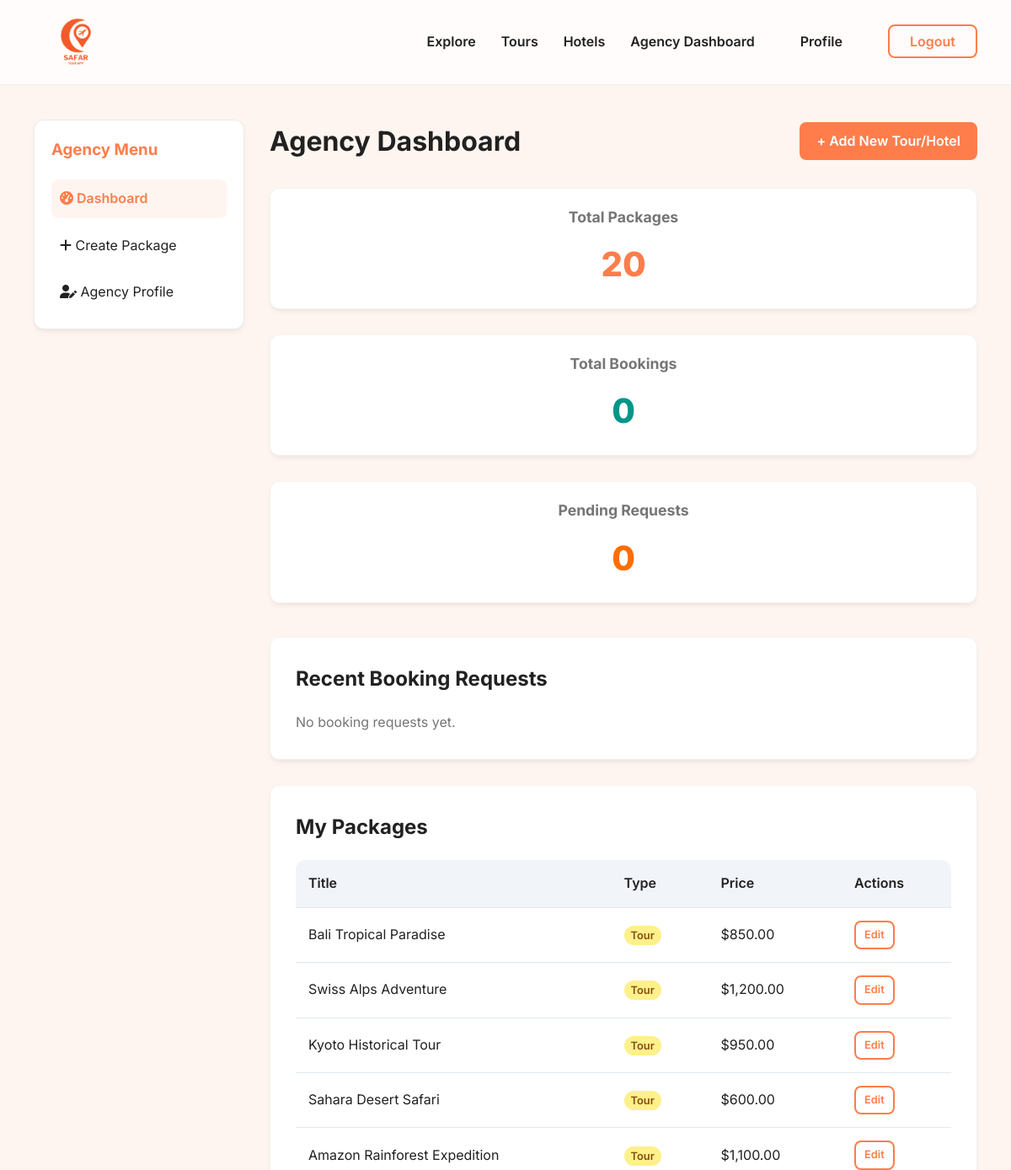
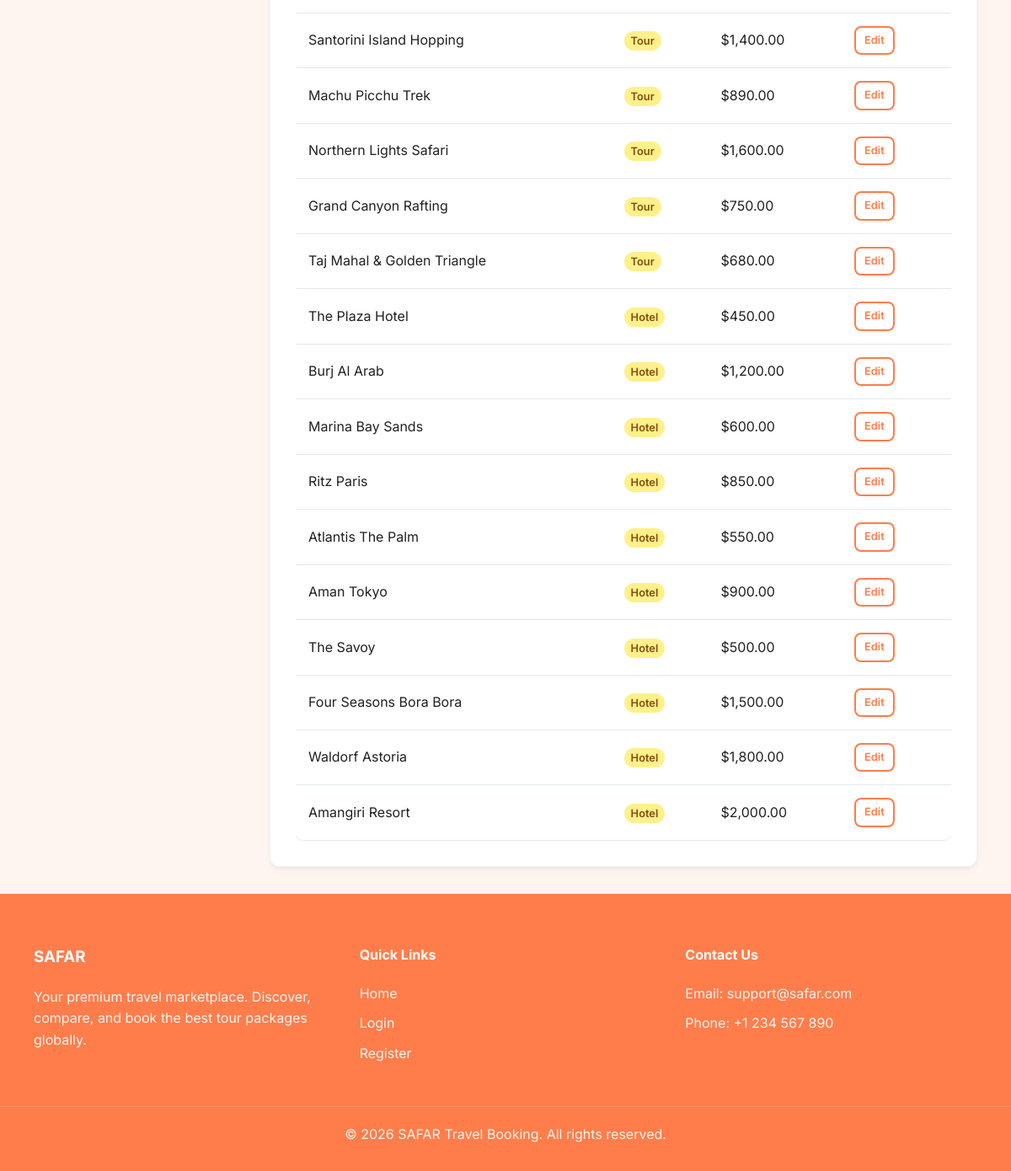
/dashboard/agency.php (signed in), run on the app's committed database (2 pictures, top to bottom).
### tables this page shows
CREATE TABLE IF NOT EXISTS packages (
    id INT AUTO_INCREMENT PRIMARY KEY,
    agency_id INT NOT NULL,
    title VARCHAR(200) NOT NULL,
    location VARCHAR(150) NOT NULL,
    price DECIMAL(10, 2) NOT NULL,
    description TEXT NOT NULL,
    image_url VARCHAR(255),
    created_at TIMESTAMP DEFAULT CURRENT_TIMESTAMP,
    FOREIGN KEY (agency_id) REFERENCES agencies(id) ON DELETE CASCADE
);

### dashboard/agency.php (the view, shortened to what this page needs)
<?php
require_once '../includes/db.php';
$user_id = $_SESSION['user_id'];
$stmt = $pdo->prepare("SELECT id, status FROM agencies WHERE user_id = ?");
$stmt->execute([$user_id]);
$agency = $stmt->fetch();
$agency_id = $agency['id'];
$is_verified = $agency['status'] === 'verified';
$stmt = $pdo->prepare("SELECT * FROM packages WHERE agency_id = ? ORDER BY created_at DESC");
$stmt->execute([$agency_id]);
$packages = $stmt->fetchAll();
$stmt = $pdo->prepare("
    SELECT b.id as booking_id, b.status, b.booking_date, p.title, u.name as traveler_name, u.email as traveler_email
    FROM bookings b
    JOIN packages p ON b.package_id = p.id
    JOIN users u ON b.traveler_id = u.id
    WHERE p.agency_id = ?
    ORDER BY b.booking_date DESC
");
$stmt->execute([$agency_id]);
$bookings = $stmt->fetchAll();
$total_packages = $pdo->prepare("SELECT COUNT(*) FROM packages WHERE agency_id = ?");
$total_packages->execute([$agency_id]);
$total_packages = $total_packages->fetchColumn();
$total_bookings = $pdo->prepare("SELECT COUNT(*) FROM bookings b JOIN packages p ON b.package_id = p.id WHERE p.agency_id = ?");
$total_bookings->execute([$agency_id]);
$total_bookings = $total_bookings->fetchColumn();
$pending_bookings = $pdo->prepare("SELECT COUNT(*) FROM bookings b JOIN packages p ON b.package_id = p.id WHERE p.agency_id = ? AND b.status = 'pending'");
$pending_bookings->execute([$agency_id]);
$pending_bookings = $pending_bookings->fetchColumn();
require_once '../includes/header.php';
?>
<div class="container my-4" style="display: flex; gap: 30px; align-items: flex-start;">
    <aside style="width: 250px; background: var(--white); border-radius: var(--radius); padding: 20px; box-shadow: var(--shadow-sm); border: 1px solid var(--glass-border);">
        <h3 style="margin-bottom: 20px; color: var(--primary);">Agency Menu</h3>
        <ul style="list-style: none; padding: 0;">
            <li style="margin-bottom: 10px;">
                <a href="agency.php" style="display: block; padding: 10px; border-radius: 8px; background: var(--bg-light); color: var(--primary); font-weight: 600;"><i class="fas fa-tachometer-alt"></i> Dashboard</a>
            </li>
            <?php if ($is_verified): ?>
            <li style="margin-bottom: 10px;">
                <a href="manage-package.php" style="display: block; padding: 10px; border-radius: 8px; color: var(--text-main); transition: var(--transition);"><i class="fas fa-plus"></i> Create Package</a>
            </li>
            <?php endif; ?>
            <li>
                <a href="../profile.php" style="display: block; padding: 10px; border-radius: 8px; color: var(--text-main); transition: var(--transition);"><i class="fas fa-user-edit"></i> Agency Profile</a>
            </li>
        </ul>
    </aside>
    <div style="flex: 1;">
        <div style="display: flex; justify-content: space-between; align-items: center; margin-bottom: 30px;">
            <h1>Agency Dashboard</h1>
            <?php if ($is_verified): ?>
                <a href="manage-package.php" class="btn">+ Add New Tour/Hotel</a>
            <?php endif; ?>
        </div>
        <div class="grid" style="grid-template-columns: repeat(3, 1fr); margin-bottom: 40px; text-align: center;">
            <div class="card" style="padding: 20px;">
                <h3 style="color: var(--text-muted); font-size: 1.1rem; margin-bottom: 10px;">Total Packages</h3>
                <p style="font-size: 2.5rem; color: var(--primary); font-weight: 800;"><?php echo $total_packages; ?></p>
            </div>
            <div class="card" style="padding: 20px;">
                <h3 style="color: var(--text-muted); font-size: 1.1rem; margin-bottom: 10px;">Total Bookings</h3>
                <p style="font-size: 2.5rem; color: var(--secondary); font-weight: 800;"><?php echo $total_bookings; ?></p>
            </div>
            <div class="card" style="padding: 20px;">
                <h3 style="color: var(--text-muted); font-size: 1.1rem; margin-bottom: 10px;">Pending Requests</h3>
                <p style="font-size: 2.5rem; color: var(--accent); font-weight: 800;"><?php echo $pending_bookings; ?></p>
            </div>
        </div>
        <div class="grid" style="grid-template-columns: 1fr; gap: 30px;">
            <div class="card" style="padding: 30px;">
                <h2 style="margin-bottom: 20px;">Recent Booking Requests</h2>
                <?php if (count($bookings) > 0): ?>
                    <div class="table-responsive">
                        <table class="table">
                            <thead>
                                <tr>
                                    <th>Traveler</th>
                                    <th>Package</th>
                                    <th>Status</th>
                                    <th>Action</th>
                                </tr>
                            </thead>
                            <tbody>
                                <?php foreach ($bookings as $booking): ?>
                                    <tr>
                                        <td>
                                            <?php echo htmlspecialchars($booking['traveler_name']); ?><br>
                                            <small><a href="mailto:<?php echo htmlspecialchars($booking['traveler_email']); ?>"><?php echo htmlspecialchars($booking['traveler_email']); ?></a></small>
                                        </td>
                                        <td><?php echo htmlspecialchars($booking['title']); ?></td>
                                        <td>
                                            <span class="badge badge-<?php echo strtolower($booking['status']); ?>">
                                                <?php echo ucfirst($booking['status']); ?>
                                            </span>
                                        </td>
                                        <td>
                                            <?php if ($booking['status'] === 'pending'): ?>
                                                <form method="POST" action="" style="display: inline-flex; gap: 5px;">
                                                    <input type="hidden" name="booking_id" value="<?php echo $booking['booking_id']; ?>">
                                                    <button type="submit" name="action" value="approve" class="btn" style="background: #10b981; padding: 5px 10px; font-size: 0.8rem;">Approve</button>
                                                    <button type="submit" name="action" value="reject" class="btn btn-danger" style="padding: 5px 10px; font-size: 0.8rem;">Reject</button>
                                                </form>
                                            <?php else: ?>
                                                <span style="color: var(--text-muted); font-size: 0.8rem;">No action needed</span>
                                            <?php endif; ?>
                                        </td>
                                    </tr>
                                <?php endforeach; ?>
                            </tbody>
                        </table>
                    </div>
                <?php else: ?>
                    <p style="color: var(--text-muted);">No booking requests yet.</p>
                <?php endif; ?>
            </div>
            <div class="card" style="padding: 30px;">
                <h2 style="margin-bottom: 20px;">My Packages</h2>
                <?php if (count($packages) > 0): ?>
                    <div class="table-responsive">
                        <table class="table">
                            <thead>
                                <tr>
                                    <th>Title</th>
                                    <th>Type</th>
                                    <th>Price</th>
                                    <th>Actions</th>
                                </tr>
                            </thead>
                            <tbody>
                                <?php foreach ($packages as $pkg): ?>
                                    <tr>
                                        <td><?php echo htmlspecialchars($pkg['title']); ?></td>
                                        <td><span class="badge badge-pending"><?php echo ucfirst($pkg['type'] ?? 'Tour'); ?></span></td>
                                        <td>$<?php echo number_format($pkg['price'], 2); ?></td>
                                        <td>
                                            <a href="manage-package.php?edit=<?php echo $pkg['id']; ?>" class="btn btn-outline" style="padding: 5px 10px; font-size: 0.8rem;">Edit</a>
                                        </td>
                                    </tr>
                                <?php endforeach; ?>
                            </tbody>
                        </table>
                    </div>
                <?php else: ?>
                    <p style="color: var(--text-muted);">You haven't added any packages yet.</p>
                <?php endif; ?>
            </div>
        </div>
    </div>
</div>
<?php require_once '../includes/footer.php'; ?>

### includes/header.php (shortened to what this page needs)
<!DOCTYPE html>
<html lang="en">
<head>
    <link rel="stylesheet" href="https://cdnjs.cloudflare.com/ajax/libs/font-awesome/6.5.1/css/all.min.css">
    <link rel="stylesheet" href="<?php echo BASE_URL; ?>/assets/css/style.css?v=<?php echo time(); ?>">
</head>
<body>
    <nav class="navbar glass" id="main-nav">
        <div class="container nav-container">
            <a href="<?php echo BASE_URL; ?>/" class="brand" style="display: flex; align-items: center;">
                <img src="<?php echo BASE_URL; ?>/assets/images/logo.png" alt="SAFAR Logo" style="height: 100px; width: auto; transition: transform 0.3s ease;">
            </a>
            <ul class="nav-links">
                <li><a href="<?php echo BASE_URL; ?>/explore.php">Explore</a></li>
                <li><a href="<?php echo BASE_URL; ?>/explore.php?type=tour">Tours</a></li>
                <li><a href="<?php echo BASE_URL; ?>/explore.php?type=hotel">Hotels</a></li>
                <?php if (isset($_SESSION['user_id'])): ?>
                    <?php if ($_SESSION['user_role'] === 'traveler'): ?>
                        <li><a href="<?php echo BASE_URL; ?>/dashboard/traveler.php">My Bookings</a></li>
                    <?php elseif ($_SESSION['user_role'] === 'agency'): ?>
                        <li><a href="<?php echo BASE_URL; ?>/dashboard/agency.php">Agency Dashboard</a></li>
                    <?php elseif ($_SESSION['user_role'] === 'admin'): ?>
                        <li><a href="<?php echo BASE_URL; ?>/admin/index.php">Admin Panel</a></li>
                    <?php endif; ?>
                    <li><a href="<?php echo BASE_URL; ?>/profile.php" class="nav-btn">Profile</a></li>
                    <li><a href="<?php echo BASE_URL; ?>/logout.php" class="nav-btn btn-outline-nav">Logout</a></li>
                <?php else: ?>
                    <li><a href="<?php echo BASE_URL; ?>/login.php" class="nav-btn btn-outline-nav">Log In</a></li>
                    <li><a href="<?php echo BASE_URL; ?>/signup.php" class="nav-btn btn-gradient-nav">Sign Up</a></li>
                <?php endif; ?>
            </ul>
        </div>
    </nav>
    <main class="main-content">

### includes/footer.php (shortened to what this page needs)
    </main>
    <footer class="footer">
        <div class="container footer-content">
            <div class="footer-brand">
                <h3>SAFAR</h3>
                <p>Your premium travel marketplace. Discover, compare, and book the best tour packages globally.</p>
            </div>
            <div class="footer-links">
                <h4>Quick Links</h4>
                <ul>
                    <li><a href="<?php echo BASE_URL; ?>/">Home</a></li>
                    <li><a href="<?php echo BASE_URL; ?>/login.php">Login</a></li>
                    <li><a href="<?php echo BASE_URL; ?>/signup.php">Register</a></li>
                </ul>
            </div>
            <div class="footer-contact">
                <h4>Contact Us</h4>
                <p>Email: support@safar.com</p>
                <p>Phone: +1 234 567 890</p>
            </div>
        </div>
        <div class="footer-bottom">
            <p>&copy; <?php echo date("Y"); ?> SAFAR Travel Booking. All rights reserved.</p>
        </div>
    </footer>
</body>
</html>

### assets/css/style.css (style rules this page uses)
:root { --primary: #FF7D4B; --primary-dark: #E66A3D; --secondary: #009688; --accent: #FF6D00; --bg-light: #FFF5F0; --text-main: #212121; --text-muted: #757575; --white: #ffffff; --card-bg: rgba(255, 255, 255, 0.95); --glass-border: rgba(0, 0, 0, 0.08); --shadow-sm: 0 4px 6px -1px rgba(0, 0, 0, 0.05), 0 2px 4px -1px rgba(0, 0, 0, 0.03); --shadow-lg: 0 20px 25px -5px rgba(0, 0, 0, 0.1), 0 10px 10px -5px rgba(0, 0, 0, 0.04); --radius: 12px; --transition: all 0.3s ease; }
* { margin: 0; padding: 0; box-sizing: border-box; }
body { font-family: 'Inter', sans-serif; background-color: var(--bg-light); color: var(--text-main); line-height: 1.6; display: flex; flex-direction: column; min-height: 100vh; }
.container { max-width: 1200px; margin: 0 auto; padding: 0 40px; }
a { text-decoration: none; color: inherit; }
ul { list-style: none; }
img { max-width: 100%; display: block; }
.glass { background: rgba(255, 255, 255, 0.7); backdrop-filter: blur(15px); -webkit-backdrop-filter: blur(15px); border-bottom: 1px solid rgba(0, 0, 0, 0.05); }
.my-4 { margin: 2rem 0; }
.btn { display: inline-block; padding: 10px 20px; border-radius: 8px; background-color: var(--primary); color: var(--white); font-weight: 600; border: none; cursor: pointer; transition: var(--transition); text-align: center; }
.btn-outline { background-color: transparent; border: 2px solid var(--primary); color: var(--primary); }
.navbar { position: fixed; top: 0; left: 0; right: 0; z-index: 1000; padding: 0; transition: all 0.3s ease; }
.nav-container { display: flex; justify-content: space-between; align-items: center; }
.brand { font-size: 1.8rem; font-weight: 800; color: var(--primary); letter-spacing: -0.5px; }
.nav-links { display: flex; gap: 30px; align-items: center; }
.nav-links > li > a { font-weight: 600; color: var(--text-main); transition: var(--transition); position: relative; }
.nav-links > li > a:not(.nav-btn)::after { content: ''; position: absolute; width: 0; height: 2px; bottom: -5px; left: 0; background-color: var(--primary); transition: width 0.3s ease; }
.nav-btn { padding: 8px 24px; border-radius: 8px; font-weight: 600; transition: all 0.3s ease; }
.btn-outline-nav { border: 2px solid var(--primary); color: var(--primary) !important; background: transparent; }
.main-content { flex: 1; padding-top: 110px; }
.grid { display: flex; flex-wrap: wrap; justify-content: center; gap: 30px; width: 100%; }
.card { background: var(--card-bg); border-radius: var(--radius); overflow: hidden; box-shadow: var(--shadow-sm); transition: var(--transition); border: 1px solid rgba(0,0,0,0.05); display: flex; flex-direction: column; width: 100%; max-width: 100%; }
.table-responsive { overflow-x: auto; }
.table { width: 100%; border-collapse: collapse; background: var(--white); border-radius: var(--radius); overflow: hidden; box-shadow: var(--shadow-sm); }
.table th, .table td { padding: 15px; text-align: left; border-bottom: 1px solid #e2e8f0; }
.table th { background-color: #f1f5f9; font-weight: 600; }
.badge { padding: 4px 8px; border-radius: 12px; font-size: 0.8rem; font-weight: 600; }
.badge-pending { background: #fef08a; color: #854d0e; }
.footer { background-color: #FF7D4B; color: #f8fafc; padding: 60px 0 20px; margin-top: auto; }
.footer-content { display: grid; grid-template-columns: repeat(auto-fit, minmax(250px, 1fr)); gap: 40px; margin-bottom: 40px; }
.footer h3, .footer h4 { margin-bottom: 20px; color: var(--white); }
.footer p, .footer li { color: #FFF5F0; margin-bottom: 10px; }
.footer-bottom { text-align: center; padding-top: 20px; border-top: 1px solid rgba(255,255,255,0.2); color: #FFF5F0; }

### data on the page
packages: title "Bali Tropical Paradise", type "Tour", price "850.00"
packages: title "Swiss Alps Adventure", type "Tour", price "1,200.00"
packages: title "Kyoto Historical Tour", type "Tour", price "950.00"
packages: title "Sahara Desert Safari", type "Tour", price "600.00"
packages: title "Amazon Rainforest Expedition", type "Tour", price "1,100.00"
packages: title "Santorini Island Hopping", type "Tour", price "1,400.00"
packages: title "Machu Picchu Trek", type "Tour", price "890.00"
packages: title "Northern Lights Safari", type "Tour", price "1,600.00"
packages: title "Grand Canyon Rafting", type "Tour", price "750.00"
packages: title "Taj Mahal & Golden Triangle", type "Tour", price "680.00"
packages: title "The Plaza Hotel", type "Hotel", price "450.00"
packages: title "Burj Al Arab", type "Hotel", price "1,200.00"
packages: title "Marina Bay Sands", type "Hotel", price "600.00"
packages: title "Ritz Paris", type "Hotel", price "850.00"
packages: title "Atlantis The Palm", type "Hotel", price "550.00"
packages: title "Aman Tokyo", type "Hotel", price "900.00"
packages: title "The Savoy", type "Hotel", price "500.00"
packages: title "Four Seasons Bora Bora", type "Hotel", price "1,500.00"
packages: title "Waldorf Astoria", type "Hotel", price "1,800.00"
packages: title "Amangiri Resort", type "Hotel", price "2,000.00"

### other printed values
$total_packages "20"
$total_bookings "0"
$pending_bookings "0"
